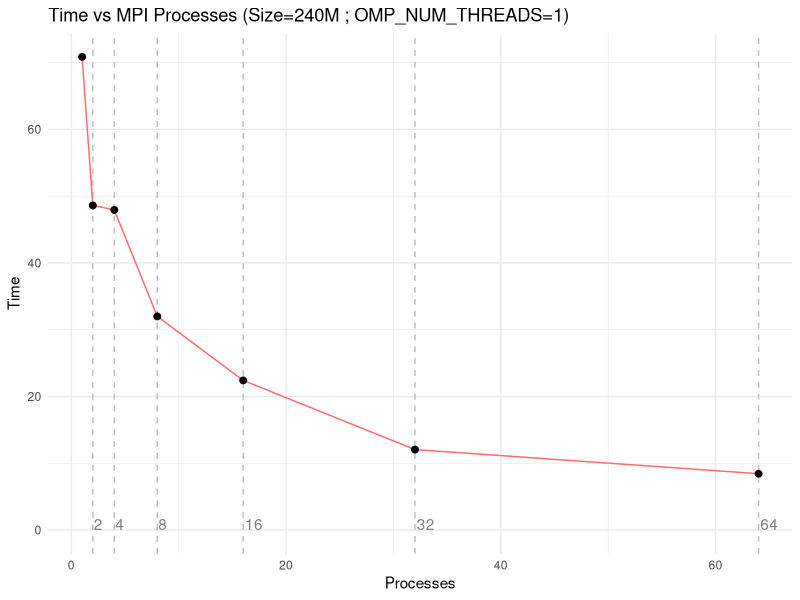
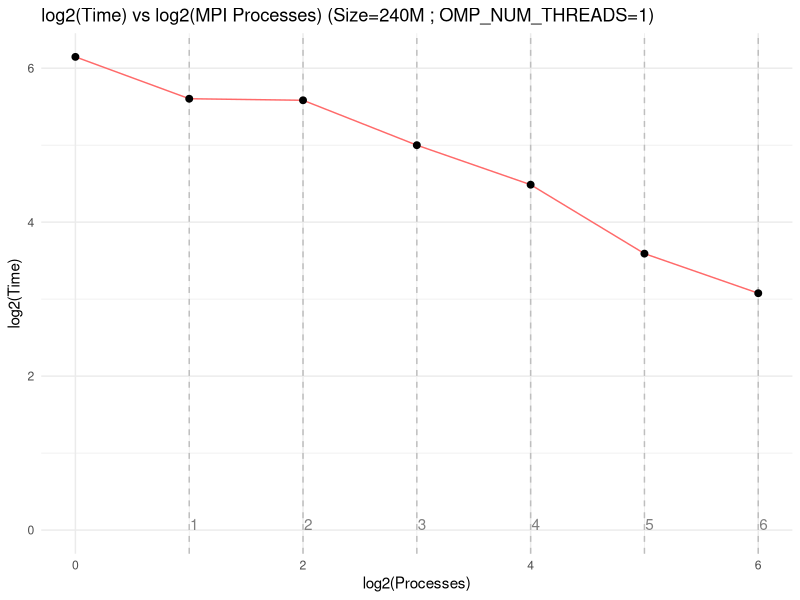
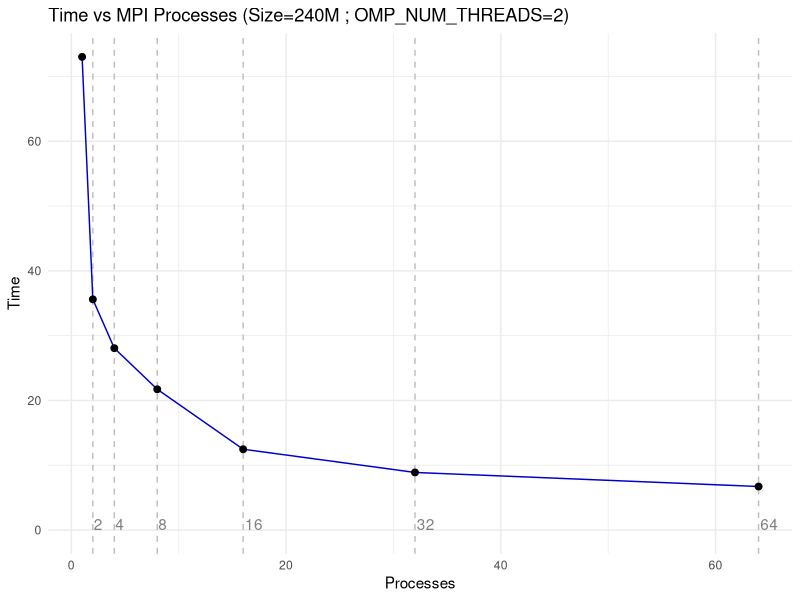
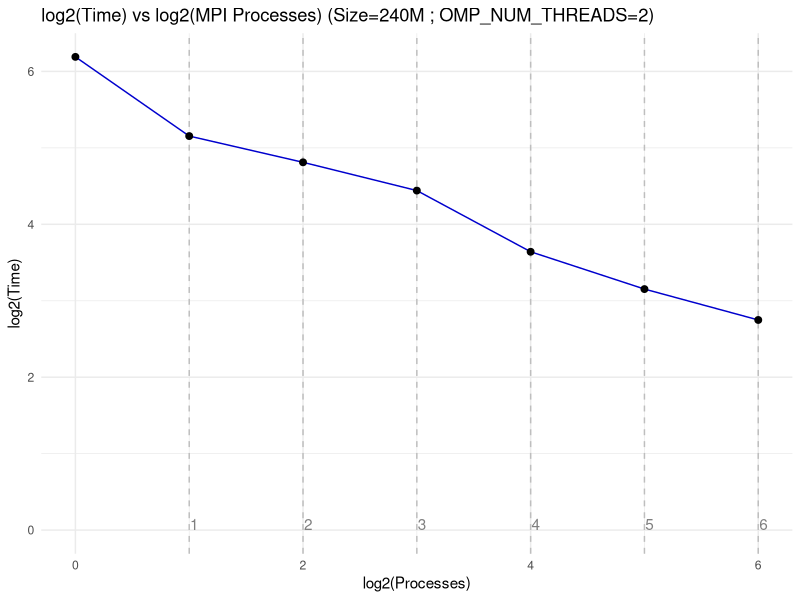
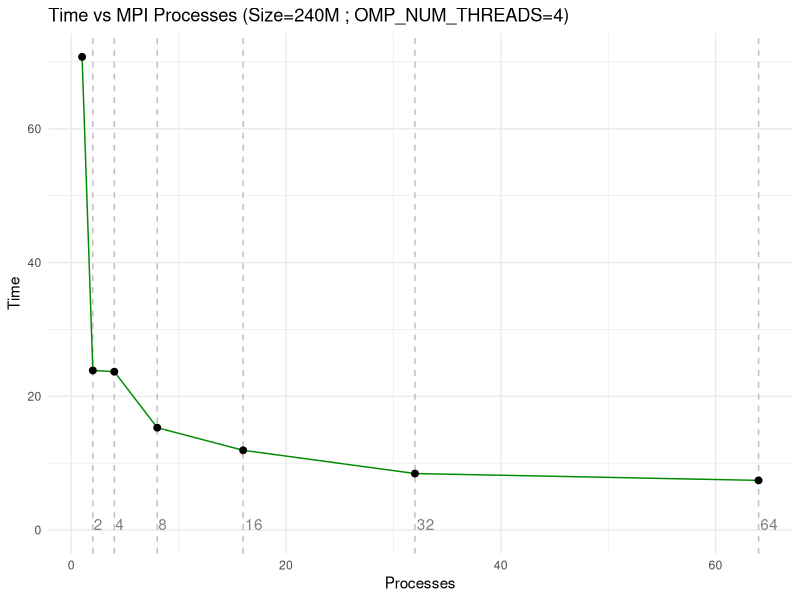
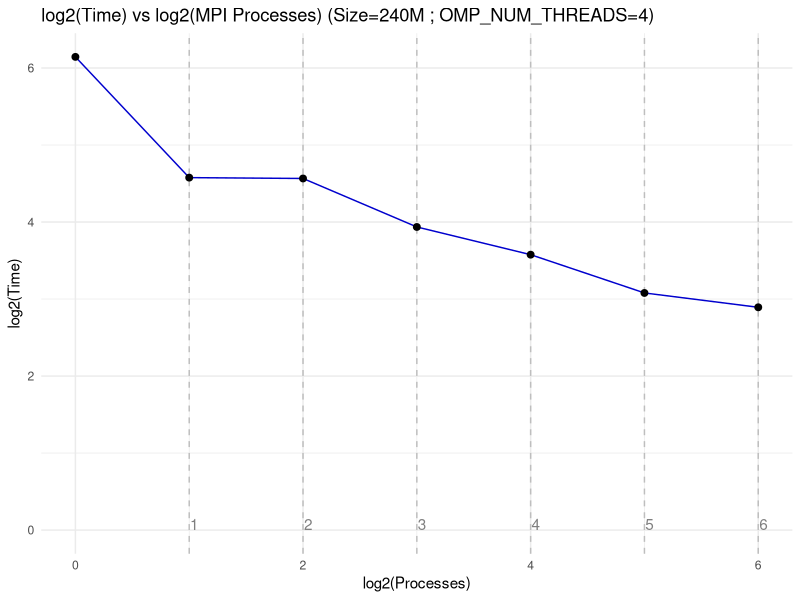
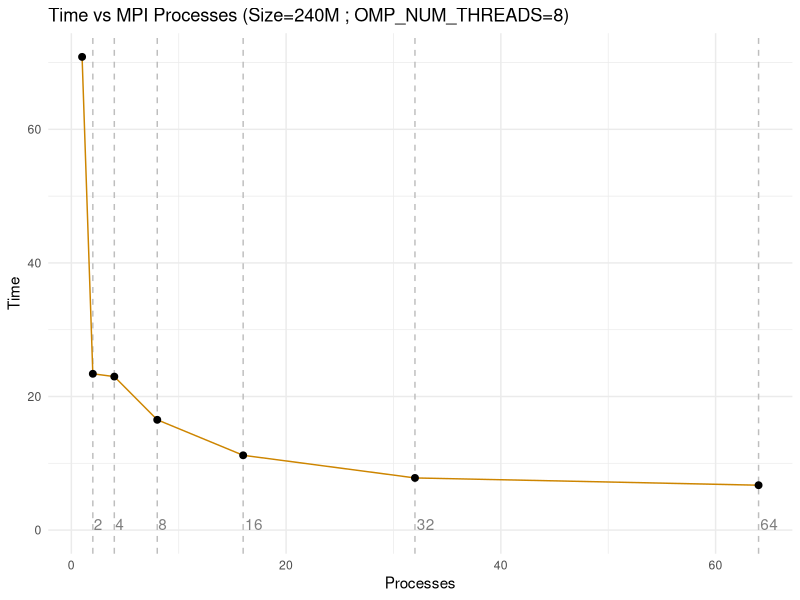
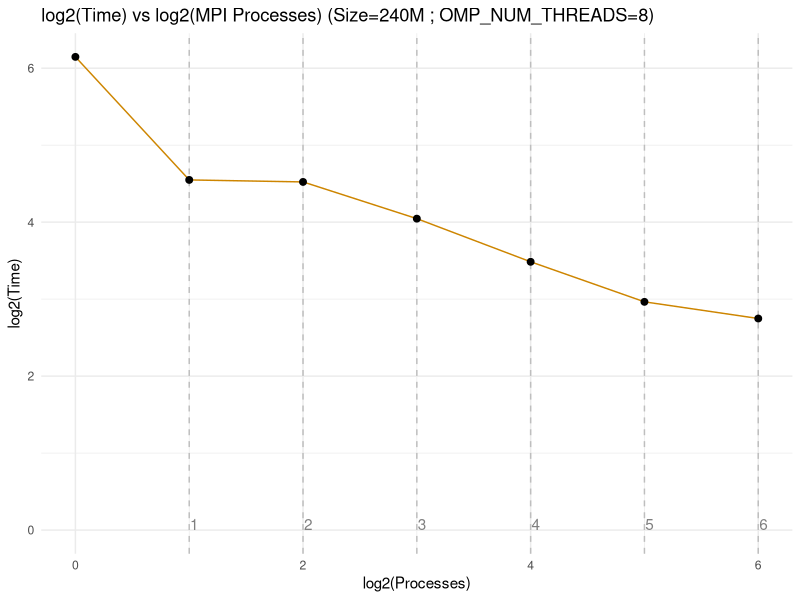

Reproduce these figures in R, in order.
## ---- chunk 1
knitr::opts_chunk$set(echo = TRUE)
## ---- chunk 2
library(tidyverse)
library(ggplot2)
## ---- chunk 3
mpi_timings_1<- read.csv("../timings/hybrid_scaling_240M_1thread.csv")

mpi_timings_1<- mpi_timings_1 %>% 
                select(!Threads) %>%
                group_by(Processes) %>%
                summarise(Time = mean(Time, na.rm = TRUE))

mpi_timings_1$SpeedUp<- mpi_timings_1$Time[1] / mpi_timings_1$Time
mpi_timings_1$OMP_NUM_THREADS<- "1 Thread"
## ---- chunk 4
mpi_timings_1 %>%
  ggplot(aes(x = Processes, y = Time)) +
  geom_vline(xintercept = c(2,4,8,16,32,64), linetype = "dashed", color = "grey")+
  annotate("text", x = c(2,4,8,16,32,64), y = rep(0,6), label = c(2,4,8,16,32,64), 
           vjust = 0, hjust = -0.1,color="grey50")+
  geom_line(col="indianred1") +
  geom_point(size=2)+
    labs(title = "Time vs MPI Processes (Size=240M ; OMP_NUM_THREADS=1)",
         x = "Processes",
         y = "Time") +
    theme_minimal()
## ---- chunk 5
mpi_timings_1 %>%
  ggplot(aes(x = log2(Processes), y = log2(Time))) +
  geom_vline(xintercept = 1:6, linetype = "dashed", color = "grey")+
  annotate("text", x = 1:6, y = rep(0,6), label = 1:6, 
           vjust = 0, hjust = -0.1,color="grey50")+
  geom_line(col="indianred1") +
  geom_point(size=2)+
    labs(title = "log2(Time) vs log2(MPI Processes) (Size=240M ; OMP_NUM_THREADS=1)",
         x = "log2(Processes)",
         y = "log2(Time)") +
    theme_minimal()
## ---- chunk 6
mpi_timings_2<- read.csv("../timings/hybrid_scaling_240M_2threads.csv")

mpi_timings_2<- mpi_timings_2 %>% 
                select(!Threads) %>%
                group_by(Processes) %>%
                summarise(Time = mean(Time, na.rm = TRUE))

mpi_timings_2$SpeedUp<- mpi_timings_2$Time[1] / mpi_timings_2$Time
mpi_timings_2$OMP_NUM_THREADS<- "2 Threads"
## ---- chunk 7
mpi_timings_2 %>%
  ggplot(aes(x = Processes, y = Time)) +
  geom_vline(xintercept = c(2,4,8,16,32,64), linetype = "dashed", color = "grey")+
  annotate("text", x = c(2,4,8,16,32,64), y = rep(0,6), label = c(2,4,8,16,32,64), 
           vjust = 0, hjust = -0.1,color="grey50")+
  geom_line(col="blue3") +
  geom_point(size=2)+
    labs(title = "Time vs MPI Processes (Size=240M ; OMP_NUM_THREADS=2)",
         x = "Processes",
         y = "Time") +
    theme_minimal()
## ---- chunk 8
mpi_timings_2 %>%
  ggplot(aes(x = log2(Processes), y = log2(Time))) +
  geom_vline(xintercept = 1:6, linetype = "dashed", color = "grey")+
  annotate("text", x = 1:6, y = rep(0,6), label = 1:6, 
           vjust = 0, hjust = -0.1,color="grey50")+
  geom_line(col="blue3") +
  geom_point(size=2)+
    labs(title = "log2(Time) vs log2(MPI Processes) (Size=240M ; OMP_NUM_THREADS=2)",
         x = "log2(Processes)",
         y = "log2(Time)") +
    theme_minimal()
## ---- chunk 9
mpi_timings_4<- read.csv("../timings/hybrid_scaling_240M_4threads.csv")

mpi_timings_4<- mpi_timings_4 %>% 
                select(!Threads) %>%
                group_by(Processes) %>%
                summarise(Time = mean(Time, na.rm = TRUE))

mpi_timings_4$SpeedUp<- mpi_timings_4$Time[1] / mpi_timings_4$Time
mpi_timings_4$OMP_NUM_THREADS<- "4 Threads"
## ---- chunk 10
mpi_timings_4 %>%
  ggplot(aes(x = Processes, y = Time)) +
  geom_vline(xintercept = c(2,4,8,16,32,64), linetype = "dashed", color = "grey")+
  annotate("text", x = c(2,4,8,16,32,64), y = rep(0,6), label = c(2,4,8,16,32,64), 
           vjust = 0, hjust = -0.1,color="grey50")+
  geom_line(col="green4") +
  geom_point(size=2)+
    labs(title = "Time vs MPI Processes (Size=240M ; OMP_NUM_THREADS=4)",
         x = "Processes",
         y = "Time") +
    theme_minimal()
## ---- chunk 11
mpi_timings_4 %>%
  ggplot(aes(x = log2(Processes), y = log2(Time))) +
  geom_vline(xintercept = 1:6, linetype = "dashed", color = "grey")+
  annotate("text", x = 1:6, y = rep(0,6), label = 1:6, 
           vjust = 0, hjust = -0.1,color="grey50")+
  geom_line(col="blue3") +
  geom_point(size=2)+
    labs(title = "log2(Time) vs log2(MPI Processes) (Size=240M ; OMP_NUM_THREADS=4)",
         x = "log2(Processes)",
         y = "log2(Time)") +
    theme_minimal()
## ---- chunk 12
mpi_timings_8<- read.csv("../timings/hybrid_scaling_240M_8threads.csv")

mpi_timings_8<- mpi_timings_8 %>% 
                select(!Threads) %>%
                group_by(Processes) %>%
                summarise(Time = mean(Time, na.rm = TRUE))

mpi_timings_8$SpeedUp<- mpi_timings_8$Time[1] / mpi_timings_8$Time
mpi_timings_8$OMP_NUM_THREADS<- "8 Threads"
## ---- chunk 13
mpi_timings_8 %>%
  ggplot(aes(x = Processes, y = Time)) +
  geom_vline(xintercept = c(2,4,8,16,32,64), linetype = "dashed", color = "grey")+
  annotate("text", x = c(2,4,8,16,32,64), y = rep(0,6), label = c(2,4,8,16,32,64), 
           vjust = 0, hjust = -0.1,color="grey50")+
  geom_line(col="orange3") +
  geom_point(size=2)+
    labs(title = "Time vs MPI Processes (Size=240M ; OMP_NUM_THREADS=8)",
         x = "Processes",
         y = "Time") +
    theme_minimal()
## ---- chunk 14
mpi_timings_8 %>%
  ggplot(aes(x = log2(Processes), y = log2(Time))) +
  geom_vline(xintercept = 1:6, linetype = "dashed", color = "grey")+
  annotate("text", x = 1:6, y = rep(0,6), label = 1:6, 
           vjust = 0, hjust = -0.1,color="grey50")+
  geom_line(col="orange3") +
  geom_point(size=2)+
    labs(title = "log2(Time) vs log2(MPI Processes) (Size=240M ; OMP_NUM_THREADS=8)",
         x = "log2(Processes)",
         y = "log2(Time)") +
    theme_minimal()
## ---- chunk 15
df= rbind(mpi_timings_1,mpi_timings_2,mpi_timings_4,mpi_timings_8)
df %>%
  ggplot(aes(x = Processes, y = Time, color = OMP_NUM_THREADS)) +
  geom_vline(xintercept = c(2,4,8,16,32,64), linetype = "dashed", color = "grey60")+
  annotate("text", x = c(2,4,8,16,32,64), y = rep(0,6), label = c(2,4,8,16,32,64), 
           vjust = 0, hjust = -0.1,color="grey60")+
  geom_point(size=1)+
  geom_line(size=0.6) +
  scale_color_manual(values = c("#3498DB","#E67E22","#82CD47","red")) +
  labs(title = "Time vs MPI processes (SIZE= 240M size_t varying OMP_NUM_THREADS_NUM_THREADS)",
       x = "MPI processes",
       y = "Time") +
  #ylim(0,10)+
  theme_minimal()
## ---- chunk 16
df= rbind(mpi_timings_1,mpi_timings_2,mpi_timings_4,mpi_timings_8)
df %>%
  ggplot(aes(x = log2(Processes), y = log2(Time), color = OMP_NUM_THREADS)) +
  geom_vline(xintercept =1:6, linetype = "dashed", color = "grey60")+
  annotate("text", x = 1:6, y = rep(0,6), label = 1:6, 
           vjust = 0, hjust = -0.1,color="grey60")+
  geom_point(size=1)+
  geom_line(size=0.6) +
  scale_color_manual(values = c("#3498DB","#E67E22","#82CD47","red")) +
  labs(title = "log2(Time) vs log2(MPI processes) (SIZE= 240M size_t varying OMP_NUM_THREADS_NUM_THREADS)",
       x = "log2(MPI processes)",
       y = "log2(Time)") +
  #ylim(0,10)+
  theme_minimal()
## ---- chunk 17
mpi_timings_4 %>%
  ggplot(aes(x = Processes, y = SpeedUp)) +
  geom_point(size=1.5)+
  geom_line(size=0.6) +
  geom_vline(xintercept = c(2,4,8,16,32,64), linetype = "dashed", color = "grey")+
  annotate("text", x = c(2,4,8,16,32,64), y = rep(0,6), label = c(2,4,8,16,32,64),
           vjust = 0, hjust = -0.1,color="grey")+
  #geom_function(fun = function(x) log2(x), linetype = "dashed", col = "blue",size=0.6)+
  labs(title = "MPI SpeedUp",
       x = "Processes",
       y = "SpeedUp") +
  theme_minimal()
## ---- chunk 18
mpi_timings_4 %>%
  ggplot(aes(x = log2(Processes), y = log2(SpeedUp))) +
  geom_point(size=1.5)+
  geom_line(size=0.6) +
  geom_vline(xintercept = 1:6, linetype = "dashed", color = "grey")+
  annotate("text", x = 1:6, y = rep(0,6), label = 1:6,
           vjust = 0, hjust = -0.1,color="grey")+
  #geom_function(fun = function(x) sqrt(x), linetype = "dashed", col = "blue",size=0.6)+
  labs(title = "log2(MPI SpeedUp)",
       x = "log2(Processes)",
       y = "log2(SpeedUp)") +
  theme_minimal()
## ---- chunk 19
mpi_strong_1half.df<- read.csv("../timings/MPI_strong_160M_1-64.csv")
mpi_strong_1half.df<- mpi_strong_1half.df %>% 
                select(!Threads) %>%
                group_by(Processes) %>%
                summarise(Time = min(Time, na.rm = TRUE))
## ---- chunk 20
mpi_strong_2half.df<- read.csv("../timings/MPI_strong_160M_65-128.csv")
mpi_strong_2half.df<- mpi_strong_2half.df %>% 
                select(!Threads) %>%
                group_by(Processes) %>%
                summarise(Time = min(Time, na.rm = TRUE))
## ---- chunk 21
mpi_strong.df<- rbind(mpi_strong_1half.df,mpi_strong_2half.df)
## ---- chunk 22
mpi_strong.df %>%
  ggplot(aes(x = Processes, y = Time)) +
  geom_vline(xintercept = c(2,4,8,16,32,64,128), linetype = "dashed", color = "grey")+
  annotate("text", x = c(2,4,8,16,32,64,128), y = rep(0,7), label = c(2,4,8,16,32,64,128), 
           vjust = 0, hjust = -0.1,color="grey20")+
  geom_line(col="orange3") +
  geom_point(size=0.5)+
    labs(title = "STRONG SCALABILITY: Time vs MPI Processes (Size=160M ; OMP_NUM_THREADS=4)",
         x = "N. of MPI Processes",
         y = "Time (s)") +
    theme_minimal()
## ---- chunk 23
mpi_strong.df %>% filter((Processes%%2==0) | (Processes==1)) %>%
  ggplot(aes(x = Processes, y = Time)) +
  geom_vline(xintercept = c(2,4,8,16,32,64), linetype = "dashed", color = "grey")+
  annotate("text", x = c(2,4,8,16,32,64), y = rep(0,6), label = c(2,4,8,16,32,64), 
           vjust = 0, hjust = -0.1,color="grey50")+
  geom_line(col="orange3") +
  geom_point(size=1)+
    labs(title = "STRONG SCALABILITY: Time vs MPI Processes (Size=160M ; OMP_NUM_THREADS=4)",
         x = "Processes",
         y = "Time") +
    theme_minimal()
## ---- chunk 24
mpi_strong.df$SpeedUp<- mpi_strong.df$Time[1] / mpi_strong.df$Time
## ---- chunk 25
mpi_strong.df %>%
ggplot(aes(x = Processes, y = SpeedUp)) +
  geom_vline(xintercept = c(2,4,8,16,32,64,128), linetype = "dashed", color = "grey")+
  annotate("text", x = c(2,4,8,16,32,64,128), y = rep(0,7), label = c(2,4,8,16,32,64,128),
           vjust = 0, hjust = -0.1,color="grey20")+
  geom_line(size=0.6,col="#74BD6B") +
  geom_point(size=1)+
  #geom_function(fun = function(x) log2(x)+1, linetype = "dashed", col = "red",size=0.6)+
  labs(title = "STRONG SCALABILITY: Speed-up vs MPI Processes (Size=160M ; OMP_NUM_THREADS=4)",
       x = "N. of MPI Processes",
       y = "Speed-up") +
  theme_minimal()
## ---- chunk 26
mpi_weak_1half.df<- read.csv("../timings/MPI_weak_160M_1-64.csv")
mpi_weak_1half.df<- mpi_weak_1half.df %>% 
                select(!Threads) %>%
                group_by(Processes) %>%
                summarise(Time = mean(Time, na.rm = TRUE))
## ---- chunk 27
mpi_weak_2half.df<- read.csv("../timings/MPI_weak_160M_65-128.csv")
mpi_weak_2half.df<- mpi_weak_2half.df %>% 
                select(!Threads) %>%
                group_by(Processes) %>%
                summarise(Time = mean(Time, na.rm = TRUE))
## ---- chunk 28
mpi_weak.df<- rbind(mpi_weak_1half.df,mpi_weak_2half.df)
## ---- chunk 29
mpi_weak.df %>% 
  #filter((Processes%%2==0) | (Processes==1)) %>%
  ggplot(aes(x = Processes, y = Time)) +
  geom_vline(xintercept = c(2,4,8,16,32,64,128), linetype = "dashed", color = "grey")+
  annotate("text", x = c(2,4,8,16,32,64,128), y = rep(0,7), label = c(2,4,8,16,32,64,128), 
           vjust = 0.7, hjust = -0.3,color="grey50")+
  geom_line(col="lightblue2") +
  geom_hline(yintercept = mpi_weak.df$Time[1]*16,linetype="solid",color="navy",size=0.3)+
  annotate("text", x = 115, y = 9, label = "16 times serial", color="navy")+
  geom_hline(yintercept = mpi_weak.df$Time[1]*64,linetype="solid",color="red3",size=0.3)+
  annotate("text", x = 100, y = 33, label = "128 times serial(worst-case-scenario)", color="red3")+
  geom_point(size=0.6)+
    labs(title = "WEAK SCALABILITY (Workload-per-process=2.5M ; OMP_NUM_THREADS=4)",
         x = "N. of MPI processes",
         y = "Time (s)") +
    theme_minimal()
